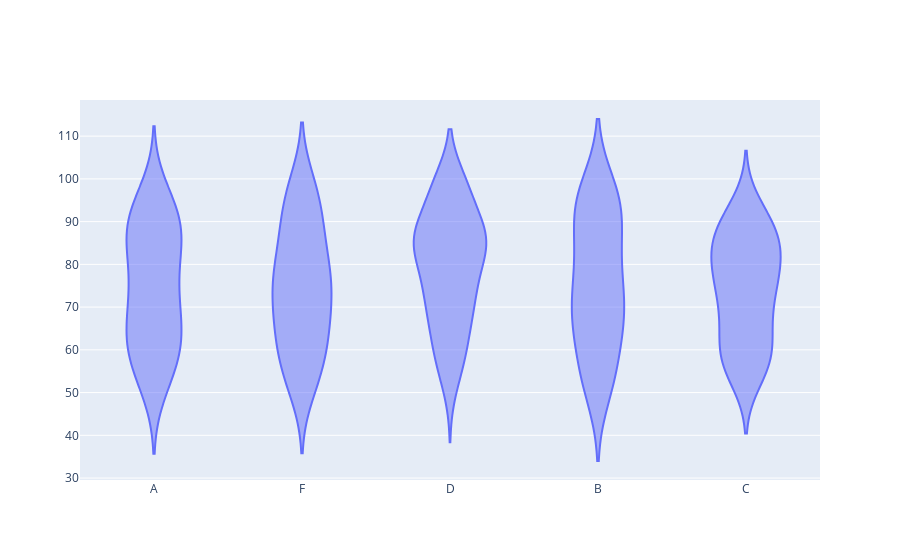

Source (notebook cell):
### Code cell
# Question 2.) Using the Student Grades, create a violin plot to display the distribution of scores across different grade categories.

np.random.seed(15)
data = {
    'Grade': np.random.choice(['A', 'B', 'C', 'D', 'F'], 200),
    'Score': np.random.randint(50, 100, 200)
}
df_grades = pd.DataFrame(data)

fig = go.Figure()
fig.add_trace(go.Violin(x = df_grades.Grade, y = df_grades.Score))

### Figure 1 — Plotly figure (JSON) as saved in the notebook; plotly's stock layout.template omitted (floating-point values rounded to 4 significant figures; data arrays with more than 128 entries replaced by an {"elided": "..."} marker saying what was removed)
{"data": [{"type": "violin", "x": {"elided": "200 str values"}, "y": {"elided": "200 int values"}}], "layout": {"autosize": true, "xaxis": {"autorange": true, "range": [-0.5, 4.5], "type": "category"}, "yaxis": {"autorange": true, "range": [29.54, 118.5], "type": "linear"}}}
